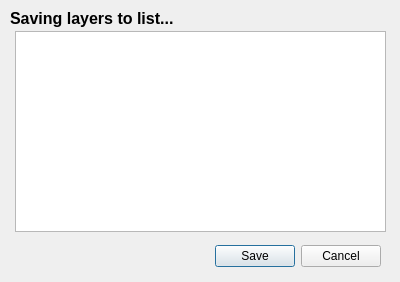
<?xml version="1.0" encoding="UTF-8"?>
<ui version="4.0">
 <class>layerListCreator</class>
 <widget class="QDialog" name="layerListCreator">
  <property name="geometry">
   <rect>
    <x>0</x>
    <y>0</y>
    <width>400</width>
    <height>282</height>
   </rect>
  </property>
  <property name="windowTitle">
   <string>Layer List Creator</string>
  </property>
  <widget class="QDialogButtonBox" name="buttonBox">
   <property name="geometry">
    <rect>
     <x>30</x>
     <y>240</y>
     <width>351</width>
     <height>32</height>
    </rect>
   </property>
   <property name="orientation">
    <enum>Qt::Horizontal</enum>
   </property>
   <property name="standardButtons">
    <set>QDialogButtonBox::Cancel|QDialogButtonBox::Save</set>
   </property>
  </widget>
  <widget class="QLabel" name="lblCreateList">
   <property name="geometry">
    <rect>
     <x>10</x>
     <y>10</y>
     <width>371</width>
     <height>17</height>
    </rect>
   </property>
   <property name="font">
    <font>
     <pointsize>12</pointsize>
     <weight>75</weight>
     <bold>true</bold>
    </font>
   </property>
   <property name="locale">
    <locale language="English" country="UnitedKingdom"/>
   </property>
   <property name="text">
    <string>Saving layers to list...</string>
   </property>
  </widget>
  <widget class="QListWidget" name="listWidget">
   <property name="geometry">
    <rect>
     <x>15</x>
     <y>31</y>
     <width>371</width>
     <height>201</height>
    </rect>
   </property>
   <property name="selectionMode">
    <enum>QAbstractItemView::NoSelection</enum>
   </property>
  </widget>
 </widget>
 <resources/>
 <connections>
  <connection>
   <sender>buttonBox</sender>
   <signal>accepted()</signal>
   <receiver>layerListCreator</receiver>
   <slot>accept()</slot>
   <hints>
    <hint type="sourcelabel">
     <x>248</x>
     <y>254</y>
    </hint>
    <hint type="destinationlabel">
     <x>157</x>
     <y>274</y>
    </hint>
   </hints>
  </connection>
  <connection>
   <sender>buttonBox</sender>
   <signal>rejected()</signal>
   <receiver>layerListCreator</receiver>
   <slot>reject()</slot>
   <hints>
    <hint type="sourcelabel">
     <x>316</x>
     <y>260</y>
    </hint>
    <hint type="destinationlabel">
     <x>286</x>
     <y>274</y>
    </hint>
   </hints>
  </connection>
 </connections>
</ui>
